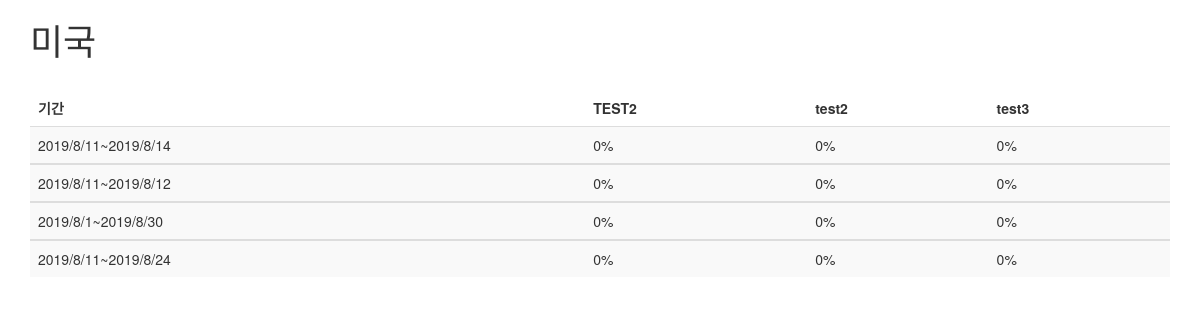
Screenshot of /areas/미국/results with the database file from the repository.
### elections/models.py (models this page shows, shortened)
class Candidate(models.Model):
    name = models.CharField(max_length=10)
    introduction = models.TextField()
    area = models.CharField(max_length=15)
    party_number = models.IntegerField(default=1)

### elections/views.py (the view)
# urls.py: path('areas/<str:area>/results', views.results),
def results(request, area):
    candidates = Candidate.objects.filter(area = area)
    polls = Poll.objects.filter(area = area)
    poll_results = []
    for poll in polls:
        result = {}
        result['start_date'] = poll.start_date
        result['end_date'] = poll.end_date
        total_votes = Choice.objects.filter(poll_id = poll.id).aggregate(Sum('votes'))
        result['total_votes'] = total_votes['votes__sum']
        rates = [] #지지율
        for candidate in candidates:
            try:
                choice = Choice.objects.get(poll = poll, candidate = candidate)
                rates.append(
                    round(choice.votes * 100 / result['total_votes'], 1)
                    )
            except :
                rates.append(0)
        result['rates'] = rates
        poll_results.append(result)
    context = {'candidates':candidates, 'area':area,
    'poll_results' : poll_results}
    return render(request, 'elections/result.html', context)

### elections/templates/elections/result.html (shortened to what this page needs)
<!DOCTYPE html>
<html lang="en">
<head>
  <link rel="stylesheet" href="http://maxcdn.bootstrapcdn.com/bootstrap/3.3.6/css/bootstrap.min.css">
</head>
<body>
<div class="container">
<h1>{{area}}</h1>
<br>
<table class="table table-striped">
    <thead>
    <tr>
        <td><B>기간</B></td>
        {% for candidate in candidates %}
        <td><B>{{candidate.name}}</B></td>
        {% endfor %}
    </tr>
    </thead>
    <tbody>
    {% for result in poll_results %}
    <tr>
        <td> {{result.start_date.year}}/{{result.start_date.month}}/{{result.start_date.day}}~{{result.end_date.year}}/{{result.end_date.month}}/{{result.end_date.day}} </td>
        {% for rate in result.rates %}
        <td> {{rate}}%</td>
        {% endfor %}
    </tr>
    <tbody>
    {% endfor %}
</table>
</div>
</body>

### rows the page displays
Candidate: name "TEST2"
Candidate: name "test2"
Candidate: name "test3"

### other values shown
{{ area }} "미국"
{{ result.start_date.year }} "2019" "2019" "2019" "2019"
{{ result.start_date.month }} "8" "8" "8" "8"
{{ result.start_date.day }} "11" "11" "1" "11"
{{ result.end_date.year }} "2019" "2019" "2019" "2019"
{{ result.end_date.month }} "8" "8" "8" "8"
{{ result.end_date.day }} "14" "12" "30" "24"
{{ rate }} "0" "0" "0" "0" "0" "0" "0" "0" "0" "0" "0" "0"
